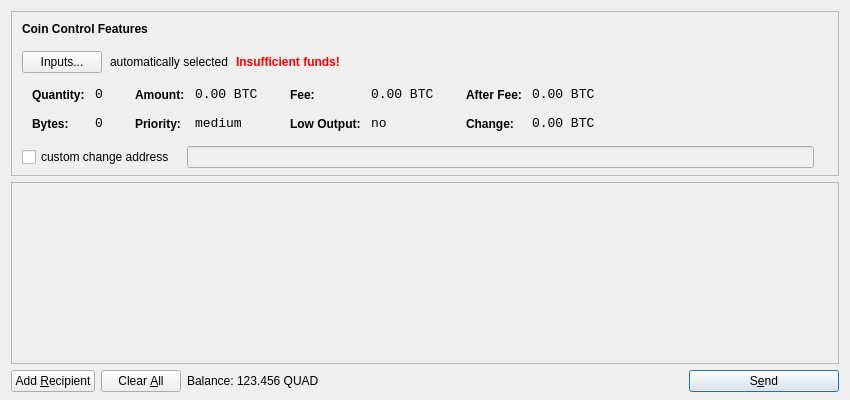
<?xml version="1.0" encoding="UTF-8"?>
<ui version="4.0">
 <class>SendCoinsDialog</class>
 <widget class="QDialog" name="SendCoinsDialog">
  <property name="geometry">
   <rect>
    <x>0</x>
    <y>0</y>
    <width>850</width>
    <height>400</height>
   </rect>
  </property>
  <property name="windowTitle">
   <string>Send Coins</string>
  </property>
  <layout class="QVBoxLayout" name="verticalLayout" stretch="0,1,0">
   <property name="bottomMargin">
    <number>8</number>
   </property>
   <item>
    <widget class="QFrame" name="frameCoinControl">
     <property name="sizePolicy">
      <sizepolicy hsizetype="Expanding" vsizetype="Expanding">
       <horstretch>0</horstretch>
       <verstretch>0</verstretch>
      </sizepolicy>
     </property>
     <property name="maximumSize">
      <size>
       <width>16777215</width>
       <height>16777215</height>
      </size>
     </property>
     <property name="frameShape">
      <enum>QFrame::StyledPanel</enum>
     </property>
     <property name="frameShadow">
      <enum>QFrame::Sunken</enum>
     </property>
     <layout class="QVBoxLayout" name="verticalLayoutCoinControl2">
      <property name="spacing">
       <number>-1</number>
      </property>
      <property name="leftMargin">
       <number>0</number>
      </property>
      <property name="topMargin">
       <number>0</number>
      </property>
      <property name="rightMargin">
       <number>0</number>
      </property>
      <property name="bottomMargin">
       <number>6</number>
      </property>
      <item>
       <layout class="QVBoxLayout" name="verticalLayoutCoinControl" stretch="0,0,0,0,1">
        <property name="spacing">
         <number>0</number>
        </property>
        <property name="leftMargin">
         <number>10</number>
        </property>
        <property name="topMargin">
         <number>10</number>
        </property>
        <item>
         <layout class="QHBoxLayout" name="horizontalLayoutCoinControl1">
          <property name="bottomMargin">
           <number>15</number>
          </property>
          <item>
           <widget class="QLabel" name="labelCoinControlFeatures">
            <property name="sizePolicy">
             <sizepolicy hsizetype="Preferred" vsizetype="Maximum">
              <horstretch>0</horstretch>
              <verstretch>0</verstretch>
             </sizepolicy>
            </property>
            <property name="font">
             <font>
              <weight>75</weight>
              <bold>true</bold>
             </font>
            </property>
            <property name="styleSheet">
             <string notr="true">font-weight:bold;</string>
            </property>
            <property name="text">
             <string>Coin Control Features</string>
            </property>
           </widget>
          </item>
         </layout>
        </item>
        <item>
         <layout class="QHBoxLayout" name="horizontalLayoutCoinControl2" stretch="0,0,0,0">
          <property name="spacing">
           <number>8</number>
          </property>
          <property name="bottomMargin">
           <number>10</number>
          </property>
          <item>
           <widget class="QPushButton" name="pushButtonCoinControl">
            <property name="styleSheet">
             <string notr="true"/>
            </property>
            <property name="text">
             <string>Inputs...</string>
            </property>
           </widget>
          </item>
          <item>
           <widget class="QLabel" name="labelCoinControlAutomaticallySelected">
            <property name="text">
             <string>automatically selected</string>
            </property>
            <property name="margin">
             <number>5</number>
            </property>
           </widget>
          </item>
          <item>
           <widget class="QLabel" name="labelCoinControlInsuffFunds">
            <property name="font">
             <font>
              <weight>75</weight>
              <bold>true</bold>
             </font>
            </property>
            <property name="styleSheet">
             <string notr="true">color:red;font-weight:bold;</string>
            </property>
            <property name="text">
             <string>Insufficient funds!</string>
            </property>
            <property name="margin">
             <number>5</number>
            </property>
           </widget>
          </item>
          <item>
           <spacer name="horizontalSpacerCoinControl">
            <property name="orientation">
             <enum>Qt::Horizontal</enum>
            </property>
            <property name="sizeHint" stdset="0">
             <size>
              <width>40</width>
              <height>1</height>
             </size>
            </property>
           </spacer>
          </item>
         </layout>
        </item>
        <item>
         <widget class="QWidget" name="widgetCoinControl" native="true">
          <property name="sizePolicy">
           <sizepolicy hsizetype="Preferred" vsizetype="Preferred">
            <horstretch>0</horstretch>
            <verstretch>0</verstretch>
           </sizepolicy>
          </property>
          <property name="minimumSize">
           <size>
            <width>0</width>
            <height>0</height>
           </size>
          </property>
          <property name="styleSheet">
           <string notr="true"/>
          </property>
          <layout class="QHBoxLayout" name="horizontalLayoutCoinControl5">
           <property name="margin">
            <number>0</number>
           </property>
           <item>
            <layout class="QHBoxLayout" name="horizontalLayoutCoinControl3" stretch="0,0,0,1">
             <property name="spacing">
              <number>20</number>
             </property>
             <property name="topMargin">
              <number>0</number>
             </property>
             <property name="bottomMargin">
              <number>10</number>
             </property>
             <item>
              <layout class="QFormLayout" name="formLayoutCoinControl1">
               <property name="horizontalSpacing">
                <number>10</number>
               </property>
               <property name="verticalSpacing">
                <number>14</number>
               </property>
               <property name="leftMargin">
                <number>10</number>
               </property>
               <property name="topMargin">
                <number>4</number>
               </property>
               <property name="rightMargin">
                <number>6</number>
               </property>
               <item row="0" column="0">
                <widget class="QLabel" name="labelCoinControlQuantityText">
                 <property name="styleSheet">
                  <string notr="true">font-weight:bold;</string>
                 </property>
                 <property name="text">
                  <string>Quantity:</string>
                 </property>
                 <property name="margin">
                  <number>0</number>
                 </property>
                </widget>
               </item>
               <item row="0" column="1">
                <widget class="QLabel" name="labelCoinControlQuantity">
                 <property name="font">
                  <font>
                   <family>Monospace</family>
                   <pointsize>10</pointsize>
                  </font>
                 </property>
                 <property name="cursor">
                  <cursorShape>IBeamCursor</cursorShape>
                 </property>
                 <property name="contextMenuPolicy">
                  <enum>Qt::ActionsContextMenu</enum>
                 </property>
                 <property name="text">
                  <string notr="true">0</string>
                 </property>
                 <property name="margin">
                  <number>0</number>
                 </property>
                 <property name="textInteractionFlags">
                  <set>Qt::LinksAccessibleByMouse|Qt::TextSelectableByKeyboard|Qt::TextSelectableByMouse</set>
                 </property>
                </widget>
               </item>
               <item row="1" column="0">
                <widget class="QLabel" name="labelCoinControlBytesText">
                 <property name="styleSheet">
                  <string notr="true">font-weight:bold;</string>
                 </property>
                 <property name="text">
                  <string>Bytes:</string>
                 </property>
                </widget>
               </item>
               <item row="1" column="1">
                <widget class="QLabel" name="labelCoinControlBytes">
                 <property name="font">
                  <font>
                   <family>Monospace</family>
                   <pointsize>10</pointsize>
                  </font>
                 </property>
                 <property name="cursor">
                  <cursorShape>IBeamCursor</cursorShape>
                 </property>
                 <property name="contextMenuPolicy">
                  <enum>Qt::ActionsContextMenu</enum>
                 </property>
                 <property name="text">
                  <string notr="true">0</string>
                 </property>
                 <property name="textInteractionFlags">
                  <set>Qt::LinksAccessibleByMouse|Qt::TextSelectableByKeyboard|Qt::TextSelectableByMouse</set>
                 </property>
                </widget>
               </item>
              </layout>
             </item>
             <item>
              <layout class="QFormLayout" name="formLayoutCoinControl2">
               <property name="horizontalSpacing">
                <number>10</number>
               </property>
               <property name="verticalSpacing">
                <number>14</number>
               </property>
               <property name="leftMargin">
                <number>6</number>
               </property>
               <property name="topMargin">
                <number>4</number>
               </property>
               <property name="rightMargin">
                <number>6</number>
               </property>
               <item row="0" column="0">
                <widget class="QLabel" name="labelCoinControlAmountText">
                 <property name="styleSheet">
                  <string notr="true">font-weight:bold;</string>
                 </property>
                 <property name="text">
                  <string>Amount:</string>
                 </property>
                 <property name="margin">
                  <number>0</number>
                 </property>
                </widget>
               </item>
               <item row="0" column="1">
                <widget class="QLabel" name="labelCoinControlAmount">
                 <property name="font">
                  <font>
                   <family>Monospace</family>
                   <pointsize>10</pointsize>
                  </font>
                 </property>
                 <property name="cursor">
                  <cursorShape>IBeamCursor</cursorShape>
                 </property>
                 <property name="contextMenuPolicy">
                  <enum>Qt::ActionsContextMenu</enum>
                 </property>
                 <property name="text">
                  <string notr="true">0.00 BTC</string>
                 </property>
                 <property name="textInteractionFlags">
                  <set>Qt::LinksAccessibleByMouse|Qt::TextSelectableByKeyboard|Qt::TextSelectableByMouse</set>
                 </property>
                </widget>
               </item>
               <item row="1" column="0">
                <widget class="QLabel" name="labelCoinControlPriorityText">
                 <property name="styleSheet">
                  <string notr="true">font-weight:bold;</string>
                 </property>
                 <property name="text">
                  <string>Priority:</string>
                 </property>
                </widget>
               </item>
               <item row="1" column="1">
                <widget class="QLabel" name="labelCoinControlPriority">
                 <property name="font">
                  <font>
                   <family>Monospace</family>
                   <pointsize>10</pointsize>
                  </font>
                 </property>
                 <property name="cursor">
                  <cursorShape>IBeamCursor</cursorShape>
                 </property>
                 <property name="contextMenuPolicy">
                  <enum>Qt::ActionsContextMenu</enum>
                 </property>
                 <property name="text">
                  <string>medium</string>
                 </property>
                 <property name="textInteractionFlags">
                  <set>Qt::LinksAccessibleByMouse|Qt::TextSelectableByKeyboard|Qt::TextSelectableByMouse</set>
                 </property>
                </widget>
               </item>
              </layout>
             </item>
             <item>
              <layout class="QFormLayout" name="formLayoutCoinControl3">
               <property name="horizontalSpacing">
                <number>10</number>
               </property>
               <property name="verticalSpacing">
                <number>14</number>
               </property>
               <property name="leftMargin">
                <number>6</number>
               </property>
               <property name="topMargin">
                <number>4</number>
               </property>
               <property name="rightMargin">
                <number>6</number>
               </property>
               <item row="0" column="0">
                <widget class="QLabel" name="labelCoinControlFeeText">
                 <property name="styleSheet">
                  <string notr="true">font-weight:bold;</string>
                 </property>
                 <property name="text">
                  <string>Fee:</string>
                 </property>
                 <property name="margin">
                  <number>0</number>
                 </property>
                </widget>
               </item>
               <item row="0" column="1">
                <widget class="QLabel" name="labelCoinControlFee">
                 <property name="font">
                  <font>
                   <family>Monospace</family>
                   <pointsize>10</pointsize>
                  </font>
                 </property>
                 <property name="cursor">
                  <cursorShape>IBeamCursor</cursorShape>
                 </property>
                 <property name="contextMenuPolicy">
                  <enum>Qt::ActionsContextMenu</enum>
                 </property>
                 <property name="text">
                  <string notr="true">0.00 BTC</string>
                 </property>
                 <property name="textInteractionFlags">
                  <set>Qt::LinksAccessibleByMouse|Qt::TextSelectableByKeyboard|Qt::TextSelectableByMouse</set>
                 </property>
                </widget>
               </item>
               <item row="1" column="0">
                <widget class="QLabel" name="labelCoinControlLowOutputText">
                 <property name="styleSheet">
                  <string notr="true">font-weight:bold;</string>
                 </property>
                 <property name="text">
                  <string>Low Output:</string>
                 </property>
                </widget>
               </item>
               <item row="1" column="1">
                <widget class="QLabel" name="labelCoinControlLowOutput">
                 <property name="font">
                  <font>
                   <family>Monospace</family>
                   <pointsize>10</pointsize>
                  </font>
                 </property>
                 <property name="cursor">
                  <cursorShape>IBeamCursor</cursorShape>
                 </property>
                 <property name="contextMenuPolicy">
                  <enum>Qt::ActionsContextMenu</enum>
                 </property>
                 <property name="text">
                  <string>no</string>
                 </property>
                 <property name="textInteractionFlags">
                  <set>Qt::LinksAccessibleByMouse|Qt::TextSelectableByKeyboard|Qt::TextSelectableByMouse</set>
                 </property>
                </widget>
               </item>
              </layout>
             </item>
             <item>
              <layout class="QFormLayout" name="formLayoutCoinControl4">
               <property name="horizontalSpacing">
                <number>10</number>
               </property>
               <property name="verticalSpacing">
                <number>14</number>
               </property>
               <property name="leftMargin">
                <number>6</number>
               </property>
               <property name="topMargin">
                <number>4</number>
               </property>
               <property name="rightMargin">
                <number>6</number>
               </property>
               <item row="0" column="0">
                <widget class="QLabel" name="labelCoinControlAfterFeeText">
                 <property name="styleSheet">
                  <string notr="true">font-weight:bold;</string>
                 </property>
                 <property name="text">
                  <string>After Fee:</string>
                 </property>
                 <property name="margin">
                  <number>0</number>
                 </property>
                </widget>
               </item>
               <item row="0" column="1">
                <widget class="QLabel" name="labelCoinControlAfterFee">
                 <property name="font">
                  <font>
                   <family>Monospace</family>
                   <pointsize>10</pointsize>
                  </font>
                 </property>
                 <property name="cursor">
                  <cursorShape>IBeamCursor</cursorShape>
                 </property>
                 <property name="contextMenuPolicy">
                  <enum>Qt::ActionsContextMenu</enum>
                 </property>
                 <property name="text">
                  <string notr="true">0.00 BTC</string>
                 </property>
                 <property name="textInteractionFlags">
                  <set>Qt::LinksAccessibleByMouse|Qt::TextSelectableByKeyboard|Qt::TextSelectableByMouse</set>
                 </property>
                </widget>
               </item>
               <item row="1" column="0">
                <widget class="QLabel" name="labelCoinControlChangeText">
                 <property name="styleSheet">
                  <string notr="true">font-weight:bold;</string>
                 </property>
                 <property name="text">
                  <string>Change:</string>
                 </property>
                </widget>
               </item>
               <item row="1" column="1">
                <widget class="QLabel" name="labelCoinControlChange">
                 <property name="font">
                  <font>
                   <family>Monospace</family>
                   <pointsize>10</pointsize>
                  </font>
                 </property>
                 <property name="cursor">
                  <cursorShape>IBeamCursor</cursorShape>
                 </property>
                 <property name="contextMenuPolicy">
                  <enum>Qt::ActionsContextMenu</enum>
                 </property>
                 <property name="text">
                  <string notr="true">0.00 BTC</string>
                 </property>
                 <property name="textInteractionFlags">
                  <set>Qt::LinksAccessibleByMouse|Qt::TextSelectableByKeyboard|Qt::TextSelectableByMouse</set>
                 </property>
                </widget>
               </item>
              </layout>
             </item>
            </layout>
           </item>
          </layout>
         </widget>
        </item>
        <item>
         <layout class="QHBoxLayout" name="horizontalLayoutCoinControl4" stretch="0,0,0">
          <property name="spacing">
           <number>12</number>
          </property>
          <property name="sizeConstraint">
           <enum>QLayout::SetDefaultConstraint</enum>
          </property>
          <property name="topMargin">
           <number>5</number>
          </property>
          <property name="rightMargin">
           <number>5</number>
          </property>
          <item>
           <widget class="QCheckBox" name="checkBoxCoinControlChange">
            <property name="text">
             <string>custom change address</string>
            </property>
           </widget>
          </item>
          <item>
           <widget class="QLineEdit" name="lineEditCoinControlChange">
            <property name="enabled">
             <bool>false</bool>
            </property>
            <property name="sizePolicy">
             <sizepolicy hsizetype="Expanding" vsizetype="Fixed">
              <horstretch>0</horstretch>
              <verstretch>0</verstretch>
             </sizepolicy>
            </property>
           </widget>
          </item>
          <item>
           <widget class="QLabel" name="labelCoinControlChangeLabel">
            <property name="sizePolicy">
             <sizepolicy hsizetype="Preferred" vsizetype="Expanding">
              <horstretch>0</horstretch>
              <verstretch>0</verstretch>
             </sizepolicy>
            </property>
            <property name="minimumSize">
             <size>
              <width>0</width>
              <height>0</height>
             </size>
            </property>
            <property name="text">
             <string/>
            </property>
            <property name="margin">
             <number>3</number>
            </property>
           </widget>
          </item>
         </layout>
        </item>
        <item>
         <spacer name="verticalSpacerCoinControl">
          <property name="orientation">
           <enum>Qt::Vertical</enum>
          </property>
          <property name="sizeHint" stdset="0">
           <size>
            <width>800</width>
            <height>1</height>
           </size>
          </property>
         </spacer>
        </item>
       </layout>
      </item>
     </layout>
    </widget>
   </item>
   <item>
    <widget class="QScrollArea" name="scrollArea">
     <property name="widgetResizable">
      <bool>true</bool>
     </property>
     <widget class="QWidget" name="scrollAreaWidgetContents">
      <property name="geometry">
       <rect>
        <x>0</x>
        <y>0</y>
        <width>830</width>
        <height>165</height>
       </rect>
      </property>
      <layout class="QVBoxLayout" name="verticalLayout_2">
       <property name="margin">
        <number>0</number>
       </property>
       <item>
        <layout class="QVBoxLayout" name="entries">
         <property name="spacing">
          <number>6</number>
         </property>
        </layout>
       </item>
       <item>
        <spacer name="verticalSpacer">
         <property name="orientation">
          <enum>Qt::Vertical</enum>
         </property>
         <property name="sizeHint" stdset="0">
          <size>
           <width>20</width>
           <height>40</height>
          </size>
         </property>
        </spacer>
       </item>
      </layout>
     </widget>
    </widget>
   </item>
   <item>
    <layout class="QHBoxLayout" name="horizontalLayout">
     <item>
      <widget class="QPushButton" name="addButton">
       <property name="toolTip">
        <string>Send to multiple recipients at once</string>
       </property>
       <property name="text">
        <string>Add &amp;Recipient</string>
       </property>
       <property name="icon">
        <iconset resource="../bitcoin.qrc">
         <normaloff>:/icons/add</normaloff>:/icons/add</iconset>
       </property>
       <property name="autoDefault">
        <bool>false</bool>
       </property>
      </widget>
     </item>
     <item>
      <widget class="QPushButton" name="clearButton">
       <property name="sizePolicy">
        <sizepolicy hsizetype="Minimum" vsizetype="Fixed">
         <horstretch>0</horstretch>
         <verstretch>0</verstretch>
        </sizepolicy>
       </property>
       <property name="toolTip">
        <string>Remove all transaction fields</string>
       </property>
       <property name="text">
        <string>Clear &amp;All</string>
       </property>
       <property name="icon">
        <iconset resource="../bitcoin.qrc">
         <normaloff>:/icons/remove</normaloff>:/icons/remove</iconset>
       </property>
       <property name="autoRepeatDelay">
        <number>300</number>
       </property>
       <property name="autoDefault">
        <bool>false</bool>
       </property>
      </widget>
     </item>
     <item>
      <layout class="QHBoxLayout" name="horizontalLayout_2">
       <property name="spacing">
        <number>3</number>
       </property>
       <item>
        <widget class="QLabel" name="label">
         <property name="text">
          <string>Balance:</string>
         </property>
        </widget>
       </item>
       <item>
        <widget class="QLabel" name="labelBalance">
         <property name="cursor">
          <cursorShape>IBeamCursor</cursorShape>
         </property>
         <property name="text">
          <string>123.456 QUAD</string>
         </property>
         <property name="textInteractionFlags">
          <set>Qt::LinksAccessibleByMouse|Qt::TextSelectableByKeyboard|Qt::TextSelectableByMouse</set>
         </property>
        </widget>
       </item>
      </layout>
     </item>
     <item>
      <spacer name="horizontalSpacer">
       <property name="orientation">
        <enum>Qt::Horizontal</enum>
       </property>
       <property name="sizeHint" stdset="0">
        <size>
         <width>40</width>
         <height>20</height>
        </size>
       </property>
      </spacer>
     </item>
     <item>
      <widget class="QPushButton" name="sendButton">
       <property name="minimumSize">
        <size>
         <width>150</width>
         <height>0</height>
        </size>
       </property>
       <property name="toolTip">
        <string>Confirm the send action</string>
       </property>
       <property name="text">
        <string>S&amp;end</string>
       </property>
       <property name="icon">
        <iconset resource="../bitcoin.qrc">
         <normaloff>:/icons/send</normaloff>:/icons/send</iconset>
       </property>
       <property name="default">
        <bool>true</bool>
       </property>
      </widget>
     </item>
    </layout>
   </item>
  </layout>
 </widget>
 <resources>
  <include location="../bitcoin.qrc"/>
 </resources>
 <connections/>
</ui>
